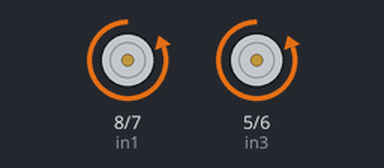
A sketch run on a simulated Arduino Uno, built with avr-gcc and run on an emulated ATmega328P. Parts: motor-driver pin pairs drawn as motors (green arrow = first pin HIGH = forward, orange = second pin HIGH = backward, longer = more drive, scaled by the enable pin).

Above: at 2.5 s.
At 7.5 s:
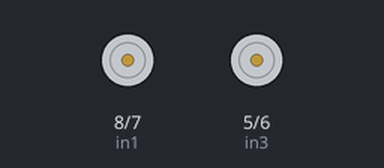
At 12.5 s:
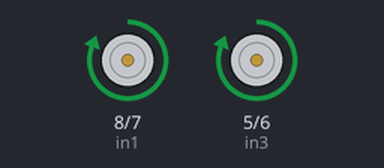
At 17.5 s:
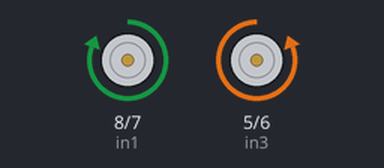
Timing chart, 0 to 26.0 s (numbered marks = the images above):
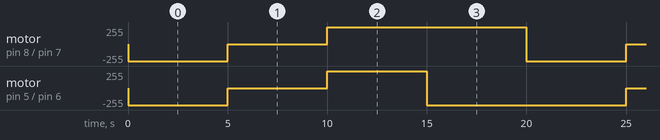

The sketch:

L298N-const-speed.ino
```cpp
//Тестирование контроллера L298N для двух двигателей на постоянной скорости
//Автор: Татьяна Мельничук http://tmel.ru

const int enA = 9; //подключаем ENA модуля L298N к контакту 9 Arduino c ШИМ
const int in1 = 8; //подключаем IN1 модуля L298N к контакту 8 Arduino
const int in2 = 7; //подключаем IN2 модуля L298N к контакту 7 Arduino
const int enB = 10; //подключаем ENB модуля L298N к контакту 10 Arduino c ШИМ
const int in3 = 5; //подключаем IN3 модуля L298N к контакту 6 Arduino
const int in4 = 6; //подключаем IN4 модуля L298N к контакту 5 Arduino

void setup()
{
  pinMode(enA, OUTPUT); //настраиваем контакт enA на прием сигналов от Arduino
  pinMode(enB, OUTPUT); //настраиваем контакт enB на прием сигналов от Arduino
  pinMode(in1, OUTPUT); //настраиваем контакт in1 на прием сигналов от Arduino
  pinMode(in2, OUTPUT); //настраиваем контакт in2 на прием сигналов от Arduino
  pinMode(in3, OUTPUT); //настраиваем контакт in3 на прием сигналов от Arduino
  pinMode(in4, OUTPUT); //настраиваем контакт in4 на прием сигналов от Arduino
  analogWrite(enA, 255); //устанавливаем скорость вращения двигателя А на максимальную
  analogWrite(enB, 255); //устанавливаем скорость вращения двигателя В на максимальную
}
void loop()
{
  digitalWrite(in1, LOW); //подаем на in1 логический 0 (напряжение 0 В)
  digitalWrite(in2, HIGH); //подаем на in2 логическую 1 (напряжение 5 В)
  digitalWrite(in3, LOW); //подаем на in3 логический 0 (напряжение 0 В)
  digitalWrite(in4, HIGH); //подаем на in4 логическую 1 (напряжение 5 В)
  delay(5000); //задержка 5 секунд
  digitalWrite(in1, LOW); //подаем на in1 логический 0 (напряжение 0 В)
  digitalWrite(in2, LOW); //подаем на in2 логический 0 (напряжение 0 В)
  digitalWrite(in3, LOW); //подаем на in3 логический 0 (напряжение 0 В)
  digitalWrite(in4, LOW); //подаем на in4 логический 0 (напряжение 0 В)
  delay(5000); //задержка 5 секунд
  digitalWrite(in1, HIGH); //подаем на in1 логическую 1 (напряжение 5 В)
  digitalWrite(in2, LOW); //подаем на in2 логический 0 (напряжение 0 В)
  digitalWrite(in3, HIGH); //подаем на in3 логическую 1 (напряжение 5 В)
  digitalWrite(in4, LOW); //подаем на in4 логический 0 (напряжение 0 В)
  delay(5000); //задержка 5 секунд
  digitalWrite(in1, HIGH); //подаем на in1 логическую 1 (напряжение 5 В)
  digitalWrite(in2, LOW); //подаем на in2 логический 0 (напряжение 0 В)
  digitalWrite(in3, LOW); //подаем на in3 логический 0 (напряжение 0 В)
  digitalWrite(in4, HIGH); //подаем на in4 логическую 1 (напряжение 5 В)
  delay(5000); //задержка 5 секунд
}
```

angle.c
```cpp
/* Программа вычисления величины меньшего угла в прямоугольном треугольнике */
/*Авторы: Владимир Яковлев, Дарья Королёва, Наталия Плюскова */

#include <stdio.h>
#include <math.h>
int main()
{
  long double small, big, gip, k, angle, agrad, exact, relerr, abserr, pi;
  printf("Введите величину меньшего катета: ");
  scanf("%Lf",&small);
  printf("Введите величину гипотенузы: ");
  scanf("%Lf",&gip);
  big = sqrt(pow(gip,2)-pow(small,2));
  if (big<small)
  {
      printf("############################################################### \n");
      printf("Ошибка! Введённая величина не является длиной меньшего катета \n");
  }
  else if (big>=small)
  {
    pi = 3.14159265358979323846;
    k = small/gip;
    angle = (2.0/3.0)*k*((pow(k,2)-3)/(pow(k,2)-2));
    exact = asin(k);
    abserr = fabs(exact-angle);
    relerr = (abserr/exact)*100;
    agrad = (angle * 180)/pi;
    printf("############################################################### \n");
    printf("Приближённое значение величины угла в радианах: %.4Lf \n", angle);
    printf("Приближённое значение величины угла в градусах: %.2Lf \n", agrad);
    printf("Точное значение значение величины угла в радианах: %.4Lf \n", exact);
    printf("Абсолютная погрешность: %.5Lf \n", abserr);
    printf("Относительная погрешность: %.5Lf%% \n", relerr);
  }
  printf("################################################################ \n");
  printf("Благодарим за использование нашей программы! \n");
  printf("Владимир Яковлев, e-mail: mr.kollc@list.ru \n");
  printf("Дарья Королёва, e-mail: daxa0247@mail.ru \n");
  printf("Наталия Плюскова, e-mail: s52@edux.ml \n");
  printf("################################################################ \n");
  return 0;
}
```

Measured:
- by itself, motor on pin 8 (in1) / pin 7 (in2): repeats every 20.0 s: stopped 5.0 s, forward 255/255 10.0 s, backward 255/255 5.0 s
- by itself, motor on pin 5 (in3) / pin 6 (in4): repeats every 20.0 s: stopped 5.0 s, forward 255/255 5.0 s, backward 255/255 10.0 s
